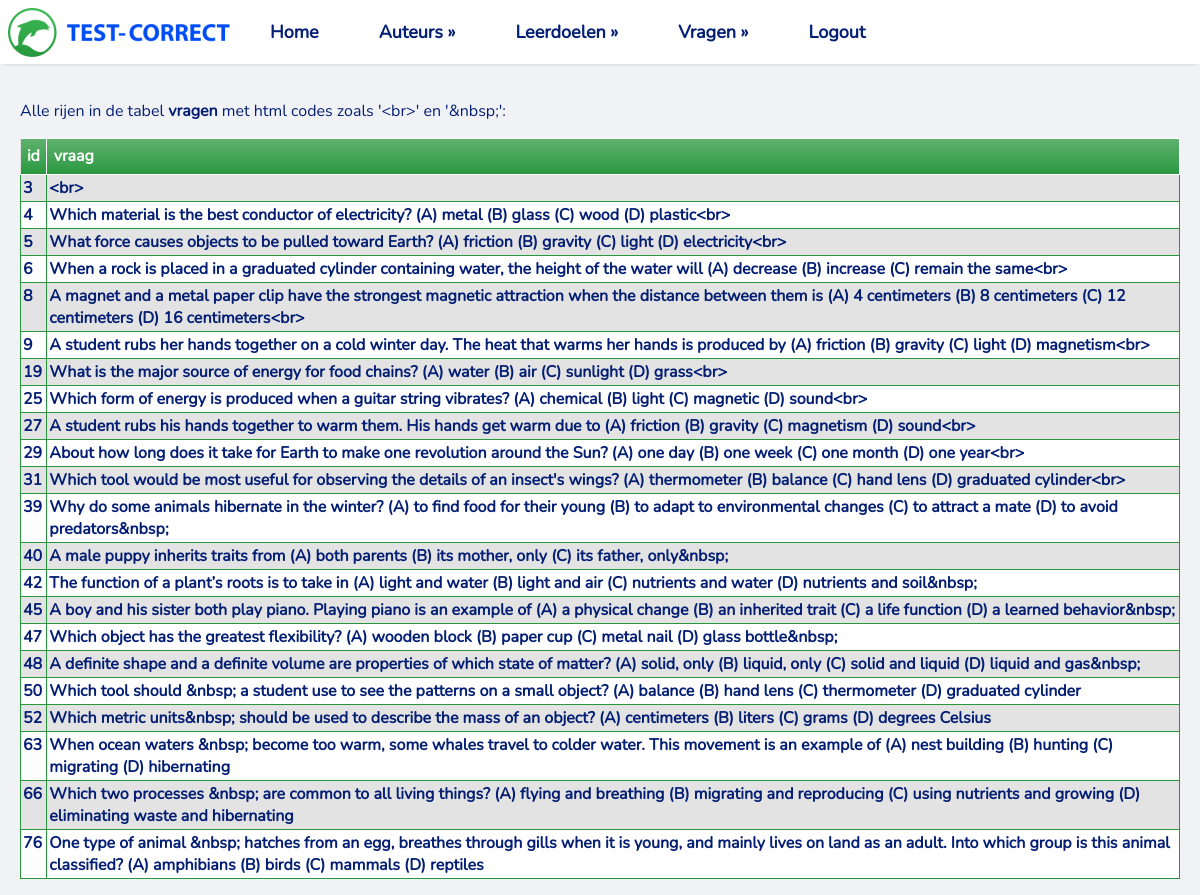
The page /nbsp_error on the database its author committed.
### tables this page shows
CREATE TABLE `vragen` (
  `id` integer NOT NULL
,  `leerdoel` integer DEFAULT NULL
,  `vraag` text NOT NULL
,  `auteur` integer DEFAULT NULL
);

### app.py (the view)
@app.route("/nbsp_error")
def get_html_error():
    tables = dbm.get_table_list()
    rows, column_names = dbm.get_htmlcodes()
    return render_template("HTML_errors.html", rows=rows, columns=column_names, table_list=tables)

### lib/tablemodel.py (called while the page is built)
    def get_table_list(self):
        cursor = sqlite3.connect(self.database_file).cursor()
        cursor.execute("SELECT name FROM sqlite_master WHERE type='table'")
        tables = [table[0] for table in cursor.fetchall()]
        return tables

    def get_htmlcodes(self):
        cursor = sqlite3.connect(self.database_file).cursor()
        cursor.execute("SELECT id,vraag FROM vragen WHERE vraag LIKE '%&nbsp%' OR vraag LIKE '%<br>%';")
        html_error_header = [column_name[0] for column_name in cursor.description]
        html_error_content = cursor.fetchall()
        return html_error_content, html_error_header

### templates/HTML_errors.html (shortened to what this page needs)
<!DOCTYPE html>
<html lang="en">
<head>
    <link rel="stylesheet" href="/static/basic.css" type="text/css">
</head>
<body>
{% include "/Navbar.html" %}
<main>
    <p>Alle rijen in de tabel <b>vragen</b> met html codes zoals '&ltbr&gt' en  '&amp;nbsp;':</p>
<div>
    <table>
        <thead>
        <tr>
            {% for column in columns %}
            <th>{{ column }}</th>
            {% endfor %}
        </tr>
        </thead>
        <tbody>
        {% for row in rows %}
        <tr class="active-row">
            {% for field in row %}
            <td>{{ field }}</td>
            {% endfor %}
        </tr>
        {% endfor %}
        </tbody>
    </table>
</div>
</main>
</body>
</html>

### static/basic.css (style rules this page uses)
* { box-sizing: border-box }
:root { --sans: 1em/1.6 system-ui, -apple-system, BlinkMacSystemFont, Segoe UI, Roboto, Oxygen, Ubuntu, Cantarell, Droid Sans, Helvetica Neue, Fira Sans, sans-serif; --mono: SFMono-Regular, Consolas, 'Liberation Mono', Menlo, Courier, 'Courier New', monospace; --font-nunito: url("../static/fonts/Nunito-Regular.ttf"); --c1: #ffffff; --c2: #f0f2f5; --c3: #f0f2f5; --c4: #041f74; --c5:#000; --c6: #000000; --m1: 8px; --rc: 8px; }
html { -ms-text-size-adjust: 100%; -webkit-text-size-adjust: 100%; }
body { margin: 100px 0 0; font-family: 'Nunito', serif; font-weight: 400; font-style: normal; text-rendering: optimizeLegibility; -webkit-font-smoothing: antialiased; background-color: var(--c3); color: var(--c4); }
table { border: 0px solid #27973D;background-color: #e3e3e3;width: 100% ;text-align: left; }
table td, table.purpleHorizon th { border: 1px solid #27973d;padding: 2px 2px; }
table tbody td { font-size: 16px;font-weight: bold;color: #041f74; }
table tr:nth-child(even) { background: #ffffff; }
table thead { background: #27973D;background: -moz-linear-gradient(top, #5db16d 0%, #3ca150 66%, #27973D 100%); background: -webkit-linear-gradient(top, #5db16d 0%, #3ca150 66%, #27973D 100%); background: linear-gradient(to bottom, #5db16d 0%, #3ca150 66%, #27973D 100%);border-bottom: 0px solid #270096; }
table thead th { font-size: 16px;font-weight: bold;color: #FFFFFF;text-align: left;border-left: 0px solid #041f74; }
table thead th:first-child { border-left: none; }
table { border-collapse: collapse; border-spacing: 0; margin:1em 0 }
th, td { text-align: left; vertical-align: top; border: 1px solid; padding: 0.4em }
thead,tfoot { background: var(--c2) }
main,footer { margin: 0; width: auto; text-align: left; align-items: left; padding: 0 20px; }

### rows shown on the page
vragen: row "3", vraag "<br>"
vragen: row "4", vraag "Which material is the best conductor of electricity? (A) metal (B) glass (C) wood (D) plastic<br>"
vragen: row "5", vraag "What force causes objects to be pulled toward Earth? (A) friction (B) gravity (C) light (D) electricity<br>"
vragen: row "6", vraag "When a rock is placed in a graduated cylinder containing water, the height of the water will (A) decrease (B) increase (C) remain the same<br>"
vragen: row "8", vraag "A magnet and a metal paper clip have the strongest magnetic attraction when the distance between them is (A) 4 centimeters (B) 8 centimeters (C) 12 centimeters (D) 16 centimeters<br>"
vragen: row "9", vraag "A student rubs her hands together on a cold winter day. The heat that warms her hands is produced by (A) friction (B) gravity (C) light (D) magnetism<br>"
vragen: row "19", vraag "What is the major source of energy for food chains? (A) water (B) air (C) sunlight (D) grass<br>"
vragen: row "25", vraag "Which form of energy is produced when a guitar string vibrates? (A) chemical (B) light (C) magnetic (D) sound<br>"
vragen: row "27", vraag "A student rubs his hands together to warm them. His hands get warm due to (A) friction (B) gravity (C) magnetism (D) sound<br>"
vragen: row "29", vraag "About how long does it take for Earth to make one revolution around the Sun? (A) one day (B) one week (C) one month (D) one year<br>"
vragen: row "31", vraag "Which tool would be most useful for observing the details of an insect's wings? (A) thermometer (B) balance (C) hand lens (D) graduated cylinder<br>"
vragen: row "39", vraag "Why do some animals hibernate in the winter? (A) to find food for their young (B) to adapt to environmental changes (C) to attract a mate (D) to avoid predators&nbsp;"
vragen: row "40", vraag "A male puppy inherits traits from (A) both parents (B) its mother, only (C) its father, only&nbsp;"
vragen: row "42", vraag "The function of a plant’s roots is to take in (A) light and water (B) light and air (C) nutrients and water (D) nutrients and soil&nbsp;"
vragen: row "45", vraag "A boy and his sister both play piano. Playing piano is an example of (A) a physical change (B) an inherited trait (C) a life function (D) a learned behavior&nbsp;"
vragen: row "47", vraag "Which object has the greatest flexibility? (A) wooden block (B) paper cup (C) metal nail (D) glass bottle&nbsp;"
vragen: row "48", vraag "A definite shape and a definite volume are properties of which state of matter? (A) solid, only (B) liquid, only (C) solid and liquid (D) liquid and gas&nbsp;"
vragen: row "50", vraag "Which tool should &nbsp; a student use to see the patterns on a small object? (A) balance (B) hand lens (C) thermometer (D) graduated cylinder"
vragen: row "52", vraag "Which metric units&nbsp; should be used to describe the mass of an object? (A) centimeters (B) liters (C) grams (D) degrees Celsius"
vragen: row "63", vraag "When ocean waters &nbsp; become too warm, some whales travel to colder water. This movement is an example of (A) nest building (B) hunting (C) migrating (D) hibernating"
vragen: row "66", vraag "Which two processes &nbsp; are common to all living things? (A) flying and breathing (B) migrating and reproducing (C) using nutrients and growing (D) eliminating waste and hibernating"
vragen: row "76", vraag "One type of animal &nbsp; hatches from an egg, breathes through gills when it is young, and mainly lives on land as an adult. Into which group is this animal classified? (A) amphibians (B) birds (C) mammals (D) reptiles"

### other values the page prints
{{ column }} "id" "vraag"
